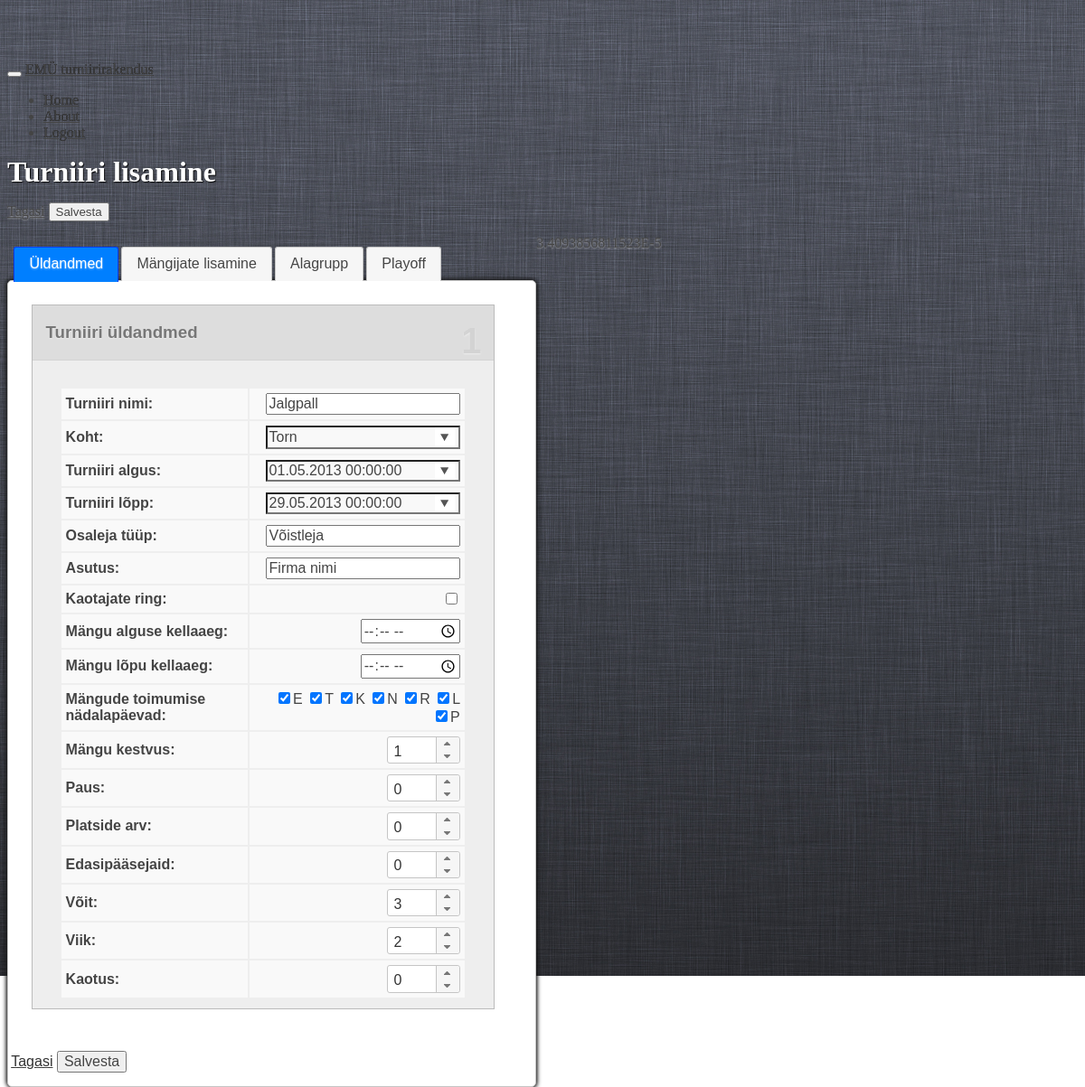
Page /tournaments/view/1 (signed in) on the committed database.
### tables this page shows
CREATE TABLE IF NOT EXISTS `tournament` (
  `tournament_id` int(10) unsigned NOT NULL AUTO_INCREMENT,
  `tournament_name` varchar(100) NOT NULL,
  `tournament_year` int(11) NOT NULL,
  `tournament_place` varchar(100) NOT NULL,
  `place_id` int(11) unsigned NOT NULL,
  `deleted` tinyint(1) NOT NULL DEFAULT '0',
  `tournament_start` datetime NOT NULL,
  `tournament_end` datetime NOT NULL,
  `tournament_loser_bracket` tinyint(1) unsigned NOT NULL DEFAULT '0',
  `tournament_daily_start` time NOT NULL,
  `tournament_daily_end` time NOT NULL,
  `tournament_days` varchar(7) NOT NULL,
  `tournament_game_time` smallint(6) NOT NULL,
  `tournament_game_pause` smallint(6) NOT NULL,
  `tournament_field` smallint(6) NOT NULL,
  `tournament_group` smallint(6) NOT NULL,
  `tournament_win` smallint(6) NOT NULL,
  `tournament_type` tinyint(4) NOT NULL DEFAULT '-1' COMMENT '0 = Alagrupid + playoff 1= Alagrupid 2= Playoff 3= Paremusjärjestus',
  `tournament_game_win` tinyint(4) NOT NULL,
  `tournament_game_tie` tinyint(4) NOT NULL,
  `tournament_game_loss` tinyint(4) NOT NULL,
  `tournament_participant` varchar(50) NOT NULL,
  `tournament_classification` varchar(50) NOT NULL,
  PRIMARY KEY (`tournament_id`),
  KEY `place_id` (`place_id`)
);

### views/tournaments_view_view.php (called while the page is built, shortened)
<?
require ('tournaments_add_view.php');
?>

### controllers/tournaments.php (called while the page is built, shortened)
<?php
class tournaments
{
	function view()
	{
		global $_request;
		$id = $_request->params[0];
		$tournament = get_all("SELECT * FROM tournament WHERE tournament_id='$id'");
		$tournament = $tournament[0];
		$tournament['tournament_start'] = $this->convert_date2($tournament['tournament_start']);
		$tournament['tournament_end'] = $this->convert_date2($tournament['tournament_end']);
		require 'views/master_view.php';
	}
	function convert_date2($date)
	{
		list($date, $time) = explode(' ', $date);
		list($y, $mon, $d) = explode('-', $date);
		list($h, $min) = explode(':', $time);
		return "$d.$mon.$y $h:$min:00";
	}
}

### modules/request.php (called while the page is built, shortened)
<?php
class request
{
	function __construct()
	{
		if (isset($_SERVER['PATH_INFO'])) {
			if ($path_info = explode('/', $_SERVER['PATH_INFO'])) {
				array_shift($path_info);
				$this->controller = isset($path_info[0]) ? array_shift($path_info) : DEFAULT_CONTROLLER;
				$this->action = isset($path_info[0]) && !empty($path_info[0]) ? array_shift($path_info) : 'index';
				$this->params = isset($path_info[0]) ? $path_info : null;
			}
		}
	}
}
$_request = new request;

### modules/database.php (called while the page is built, shortened)
<?php
function get_all($sql)
{
	$q = mysql_query($sql) or db_error_out($sql);
	while (($result[] = mysql_fetch_assoc($q)) || array_pop($result)) {
		;
	}
	return $result;
}

### views/tournaments_add_view.php (the view, shortened to what this page needs)
<form method="post" id="tournament-add-form">
<div class="mywell"><h1>Turniiri lisamine</h1></div>
<div style="clear: both; margin: 15px 0">
	<a class="btn btn-large btn-inverse" href="/tournament/tournaments">Tagasi</a>
	<button class="btn btn-large btn-primary" type="button" onclick="submit1()">Salvesta</button>
</div>
<div id="tabs">
<ul>
	<li><a href="#tabs-1">Üldandmed</a></li>
	<li><a href="#tabs-2">Mängijate lisamine</a></li>
	<li style="display: none" name="alagrupp"><a href="#tabs-3">Alagrupp</a></li>
	<li style="display: none" name="playoff"><a href="#tabs-4">Playoff</a></li>
</ul>
<div id="tabs-1">
	<div class="kast">
		<div class="number">1</div>
		<div class="titlebar"><h3>Turniiri üldandmed</h3>
		</div>
		<table id="tournament-attributes-table" class="table table-bordered ">
			<tbody>
			<tr>
				<th>Turniiri nimi:</th>
				<td><input id="tournament-name" onchange="change_type_warning();" onfocus="$(this).removeClass('viga')"
				           type="text"
				           name="tournament[tournament_name]" autocomplete="off"
				           value="<?= $tournament['tournament_name'] ?>"></td>
			</tr>
			<tr>
				<th>Koht:</th>
				<td>
				</td>
			</tr>
			<tr>
				<th>Turniiri algus:</th>
				<td><input type="text" id="tournament_start" onchange="change_type_warning();" class="datetimepicker"
				           name="tournament[tournament_start]"
				           placeholder="pp.kk.aaaa hh:mm" autocomplete="off" onfocus="$(this).removeClass('viga')"
				           value="<?= $tournament['tournament_start'] ?>"></td>
			</tr>
			<tr>
				<th>Turniiri lõpp:</th>
				<td>
					<input type="text" class="datetimepicker" id="tournament_end" name="tournament[tournament_end]"
					       autocomplete="off" onfocus="$(this).removeClass('viga')" onchange="change_type_warning();"
					       placeholder="pp.kk.aaaa hh:mm"
					       value="<?= $tournament['tournament_end'] ?>"></td>
			</tr>
			<tr>
				<th>Osaleja tüüp:</th>
				<td><input id="tournament_participant" onfocus="$(this).removeClass('viga')"
				           onblur="set_participant_type();" type="text"
				           name="tournament[tournament_participant]" onchange="change_type_warning();" autocomplete="off"
				           value="<?= $tournament['tournament_participant'] ?>"></td>
			</tr>
			<tr>
				<th>Asutus:</th>
				<td><input id="tournament_classification" onfocus="$(this).removeClass('viga')"
				           onblur="set_unit_type();" type="text"
				           name="tournament[tournament_classification]" onchange="change_type_warning();" autocomplete="off"
				           value="<?= $tournament['tournament_classification'] ?>"></td>
			</tr>
			<tr>
				<th>Kaotajate ring:</th>
				<td><input id="loser-bracket" name="tournament[tournament_loser_bracket]" onchange="change_type_warning();"
				           type="checkbox" value="1"
						<?=
						$tournament['tournament_loser_bracket'] == 1 ? 'checked="checked" value="yes"' : 'value="no"'
						?>></td>
			</tr>
			<tr>
				<th>Mängu alguse kellaaeg:</th>
				<td><input id="daily-start" type="time"
				           name="tournament[tournament_game_time]" onkeypress="validate(event)"
				           onfocus="$(this).removeClass('viga')" onchange="change_type_warning();"
				           placeholder="pp.kk.aaaa hh:mm"
				           value="<?= $tournament['tournament_start'] ?>"></td>
			</tr>
			<tr>
				<th>Mängu lõpu kellaaeg:</th>
				<td><input id="daily-end" type="time"
				           name="tournament[tournament_game_time]" onkeypress="validate(event)"
				           onfocus="$(this).removeClass('viga')" onchange="change_type_warning();"
				           placeholder="pp.kk.aaaa hh:mm"
				           value="<?= $tournament['tournament_end'] ?>"></td>
			</tr>
			<tr>
				<th>Mängude toimumise nädalapäevad:</th>
				<td><input id="day_e" type="checkbox" checked="checked" value="e">E
					<input id="day_t" type="checkbox" checked="checked" value="t">T
					<input id="day_k" type="checkbox" checked="checked" value="k">K
					<input id="day_n" type="checkbox" checked="checked" value="n">N
					<input id="day_r" type="checkbox" checked="checked" value="r">R
					<input id="day_l" type="checkbox" checked="checked" value="l">L
					<input id="day_p" type="checkbox" checked="checked" value="p">P
				</td>
			</tr>
			<tr>
				<th>Mängu kestvus:</th>
				<td><input id="game-length" class="spinner" min="1" maxlength="2"
				           name="tournament[tournament_game_time]" onkeypress="validate(event)"
				           onfocus="$(this).removeClass('viga')" onchange="change_type_warning();" value="<?=
					$tournament['tournament_game_time'] ?>"></td>
			</tr>
			<tr>
				<th>Paus:</th>
				<td><input class="spinner" min="0" maxlength="2" name="tournament[tournament_game_pause]"
				           onkeypress="validate(event)" onchange="change_type_warning();" value="<?=
					$tournament['tournament_game_pause'] ?>"></td>
			</tr>
			<tr>
				<th>Platside arv:</th>
				<td><input class="spinner" min="1" maxlength="2" name="tournament[tournament_field]"
				           onkeypress="validate(event)" onchange="change_type_warning();" value="<?=
					$tournament['tournament_field'] ?>"/></td>
			</tr>
			<tr>
				<th>Edasipääsejaid:</th>
				<td><input class="spinner" min="1" maxlength="2" name="tournament[tournament_win]"
				           onkeypress="validate(event)" onchange="change_type_warning();" value="<?=
					$tournament['tournament_win'] ?>"/></td>
			</tr>
			<tr>
				<th>Võit:</th>
				<td><input class="spinner" min="0" maxlength="2" name="tournament[tournament_game_win]"
				           onkeypress="validate(event)" onchange="change_type_warning();" value="<?=
					$tournament['tournament_game_win'] ?>"/></td>
			</tr>
			<tr>
				<th>Viik:</th>
				<td><input class="spinner" min="0" maxlength="2" name="tournament[tournament_game_tie]"
				           onkeypress="validate(event)" onchange="change_type_warning();" value="<?=
					$tournament['tournament_game_tie'] ?>"/></td>
			</tr>
			<tr>
				<th>Kaotus:</th>
				<td><input class="spinner" min="0" maxlength="2" name="tournament[tournament_game_loss]"
				           onkeypress="validate(event)" onchange="change_type_warning();" value="<?=
					$tournament['tournament_game_loss'] ?>"/></td>
			</tr>
			</tbody>
		</table>
	</div>
</div>
<div style="clear: both; padding: 15px 0">
</div>
</form>
<a class="btn btn-large btn-inverse" href="/tournament/tournaments">Tagasi</a>
<button tabindex="10" class="btn btn-large btn-primary" type="button" onclick="submit1()">Salvesta</button>

### views/tournaments_view_view.php (style rules this page uses)
.datetimepicker { background: url(../../assets/ico/arrowdown.png) 98% 50% no-repeat; }

### rows in the picture
tournament: tournament_name "Jalgpall", tournament_participant "Võistleja", tournament_classification "Firma nimi", tournament_game_time "1", tournament_game_pause "0", tournament_field "0", tournament_win "0", tournament_game_win "3", tournament_game_tie "2", tournament_game_loss "0"
